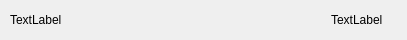
<?xml version="1.0" encoding="UTF-8"?>
<ui version="4.0">
 <class>SettingBriefWidget</class>
 <widget class="QWidget" name="SettingBriefWidget">
  <property name="geometry">
   <rect>
    <x>0</x>
    <y>0</y>
    <width>407</width>
    <height>40</height>
   </rect>
  </property>
  <property name="minimumSize">
   <size>
    <width>0</width>
    <height>40</height>
   </size>
  </property>
  <property name="maximumSize">
   <size>
    <width>16777215</width>
    <height>40</height>
   </size>
  </property>
  <property name="windowTitle">
   <string>Form</string>
  </property>
  <layout class="QHBoxLayout" name="horizontalLayout">
   <property name="spacing">
    <number>12</number>
   </property>
   <property name="leftMargin">
    <number>10</number>
   </property>
   <property name="topMargin">
    <number>0</number>
   </property>
   <property name="rightMargin">
    <number>12</number>
   </property>
   <property name="bottomMargin">
    <number>0</number>
   </property>
   <item>
    <widget class="QLabel" name="label_text">
     <property name="text">
      <string>TextLabel</string>
     </property>
    </widget>
   </item>
   <item>
    <spacer name="horizontalSpacer">
     <property name="orientation">
      <enum>Qt::Horizontal</enum>
     </property>
     <property name="sizeHint" stdset="0">
      <size>
       <width>151</width>
       <height>17</height>
      </size>
     </property>
    </spacer>
   </item>
   <item>
    <widget class="QLabel" name="label_name">
     <property name="text">
      <string>TextLabel</string>
     </property>
    </widget>
   </item>
   <item>
    <widget class="KiranIcon" name="arrow" native="true"/>
   </item>
  </layout>
 </widget>
 <customwidgets>
  <customwidget>
   <class>KiranIcon</class>
   <extends>QWidget</extends>
   <header>kiran-icon.h</header>
   <container>1</container>
  </customwidget>
 </customwidgets>
 <resources/>
 <connections/>
</ui>
